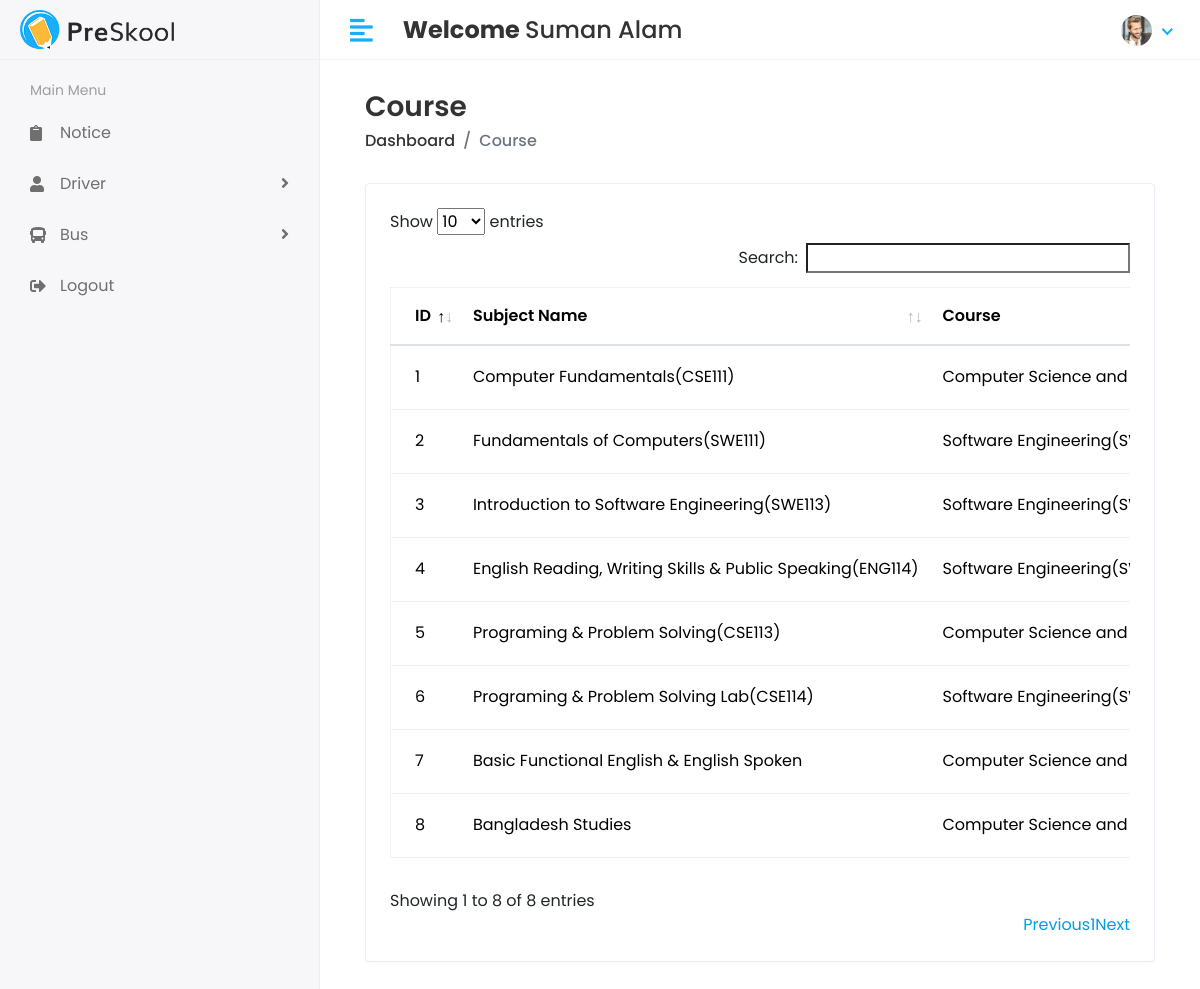
Page /Hod/subject/view (signed in) on the committed database.
### app/models.py (models this page shows, shortened)
class CustomUser(AbstractUser):
    USER = (
        (1, "HOD"),
        (2, "Student"),
        (3, "Stuff"),
    )
    user_type = models.CharField(choices=USER, max_length=50, default=1)
    profile_pic = models.ImageField(upload_to='profile_pic')

class Subject(models.Model):
    name = models.CharField(max_length=50)
    course = models.ForeignKey(Course, on_delete=models.CASCADE, null=True)
    staff = models.ForeignKey(Staff, on_delete=models.CASCADE, null=True)
    created_at = models.DateTimeField(auto_now_add=True, null=True)
    updated_at = models.DateTimeField(auto_now=True)

class Course(models.Model):
    name = models.CharField(max_length=100)
    created_at = models.DateTimeField(auto_now_add=True)
    updated_at = models.DateTimeField(auto_now=True)
    def __str__(self):
        return self.name

### app/Hod_views.py (the view)
# urls.py: path('Hod/subject/view', Hod_views.subject_view, name='subject_view'),
@login_required(login_url='/')
def subject_view(request):
    subject = Subject.objects.all()
    return render(request, 'Hod/view_subject.html', {'subject': subject})

### templates/Hod/view_subject.html (shortened to what this page needs)
{% extends 'base.html' %}
{% block content %}
  <div class="content container-fluid">
    <div class="page-header">
      <div class="row align-items-center">
        <div class="col">
          <h3 class="page-title">Course</h3>
          <ul class="breadcrumb">
            <li class="breadcrumb-item">
              <a>Dashboard</a>
            </li>
            <li class="breadcrumb-item active">Course</li>
          </ul>
        </div>
      </div>
    </div>
    <div class="row">
      <div class="col-sm-12">
        <div class="card card-table">
          <div class="card-body">
            <div class="table-responsive">
              <table id="table_id" class="table table-hover table-center mb-0">
                <thead>
                  <tr>
                    <th>ID</th>
                    <th>Subject Name</th>
                    <th>Course</th>
                  </tr>
                </thead>
                <tbody>
                  {% for subject in subject %}
                    <tr>
                      <td>{{ subject.id }}</td>
                      <td>{{ subject.name }}</td>
                      <td>{{ subject.course }}</td>
                    </tr>
                  {% endfor %}
                </tbody>
              </table>
            </div>
          </div>
        </div>
      </div>
    </div>
  </div>
{% endblock %}

### templates/includes/header.html (shortened to what this page needs)
{% load static %}
<div class="header">
    <div class="header-left">
      <span class="logo"><img src="{% static "assets/img/logo.png" %}" alt="Logo" /></span>
    </div>
    <a href="javascript:void(0);" id="toggle_btn"><i class="fas fa-align-left"></i></a>
    <div class="top-nav-search mt-3">
      <h4><strong>Welcome&nbsp;</strong><span>{{user.first_name}} {{user.last_name}}</span></h4>
    </div>
    <ul class="nav user-menu">
      <li class="nav-item dropdown has-arrow">
        <a href="#" class="dropdown-toggle nav-link" data-toggle="dropdown"><span class="user-img">
        {% if user.profile_pic %}
          <img class="rounded-circle" src="{{ user.profile_pic.url }}" width="31" alt="{{user.username}}" />
          {% else %}
          <img class="rounded-circle" src="{% static "assets/img/pp.jpg" %}" width="31" alt="{{user.username}}" />
          {% endif %}
        </span></a>
      </li>
    </ul>
  </div>

### static/assets/css/style.css (style rules this page uses)
html { height: 100%; }
body { background-color: #fff; color: #333; font-family: 'Poppins', sans-serif; font-size: 1rem; height: 100%; line-height: 1.5; overflow-x: hidden; }
h1, h2, h3, h4, h5, h6 { font-family: 'Poppins', sans-serif; margin-top: 0; }
a { color: #009ce7; }
input, button, a { transition: all 0.4s ease; -moz-transition: all 0.4s ease; -o-transition: all 0.4s ease; -ms-transition: all 0.4s ease; -webkit-transition: all 0.4s ease; }
ul, ol { padding: 0px; list-style: none; }
.table { color: #333; max-width: 100%; margin-bottom: 0; width: 100%; }
.table.dataTable { border-collapse: collapse !important; border: 1px solid rgba(0, 0, 0, 0.05); }
.table thead tr th { font-weight: 600; }
.table tbody tr { border-bottom: 1px solid rgba(0, 0, 0, 0.05); }
.table.table-center td, .table.table-center th { vertical-align: middle; }
.card-table .card-body .table > thead > tr > th { border-top: 0; }
.card-table .card-body .table tr td:first-child, .card-table .card-body .table tr th:first-child { padding-left: 1.5rem; }
.card-table .table td, .card-table .table th { border-top: 1px solid #e2e5e8; padding: 1rem 0.75rem; white-space: nowrap; }
.card { border: 1px solid #ececf5; box-shadow: 0 1px 3px 0 rgba(0, 0, 0, 0.03); margin-bottom: 1.875rem; }
.card-body { padding: 1.5rem; }
.header { background-color: #fff; border-bottom: 1px solid #f3f3f4; left: 0; position: fixed; right: 0; top: 0; z-index: 1001; height: 60px; }
.header .header-left { float: left; height: 60px; padding: 0 20px; position: relative; width: 320px; z-index: 1; transition: all 0.2s ease-in-out; background-color: #f7f7fa; border-bottom: 1px solid #efefef; border-right: 1px solid #ececf5; display: flex; align-items: center; }
.header .header-left .logo { display: inline-block; line-height: 60px; }
.header .header-left .logo img { max-height: 40px; width: auto; }
.header .dropdown-toggle:after { display: none; }
.header .has-arrow .dropdown-toggle:after { border-top: 0; border-left: 0; border-bottom: 2px solid #18aefa; border-right: 2px solid #18aefa; content: ''; height: 8px; display: inline-block; pointer-events: none; -webkit-transform-origin: 66% 66%; -ms-transform-origin: 66% 66%; transform-origin: 66% 66%; -webkit-transform: rotate(45deg); -ms-transform: rotate(45deg); transform: rotate(45deg); -webkit-transition: all 0.15s ease-in-out; transition: all 0.15s ease-in-out; width: 8px; vertical-align: 0px; }
.user-menu { float: right; margin: 0; position: relative; z-index: 99; padding-right: 15px; }
.user-menu.nav > li > a { color: #a0a0a0; font-size: 14px; line-height: 58px; padding: 0 15px; height: 60px; }
.user-img { margin-right: 3px; position: relative; }
.top-nav-search { float: left; margin-left: 15px; }
.page-header { margin-bottom: 1.875rem; }
.page-header .breadcrumb { background-color: transparent; color: #6c757d; font-size: 1rem; font-weight: 500; margin-bottom: 0; padding: 0; }
.page-header .breadcrumb a { color: #333; }
.page-title { font-size: 28px; font-weight: 600; color: #333; margin-bottom: 5px; }
@media (min-width: 992px) { #toggle_btn { align-items: center; color: #18aefa; display: inline-flex; float: left; font-size: 26px; height: 60px; justify-content: center; margin-left: 15px; padding: 0 15px; } }

### rows in the picture
CustomUser: first_name "Suman", last_name "Alam", profile_pic (picture)
Subject: id "1", name "Computer Fundamentals(CSE111)", course "Computer Science and…"
Subject: id "2", name "Fundamentals of Computers(SWE111)", course "Software…"
Subject: id "3", name "Introduction to Software Engineering(SWE113)", course "Software…"
Subject: id "4", name "English Reading, Writing Skills & Public Speaking(ENG114)", course "Software…"
Subject: id "5", name "Programing & Problem Solving(CSE113)", course "Computer Science and…"
Subject: id "6", name "Programing & Problem Solving Lab(CSE114)", course "Software…"
Subject: id "7", name "Basic Functional English & English Spoken", course "Computer Science and…"
Subject: id "8", name "Bangladesh Studies", course "Computer Science and…"
